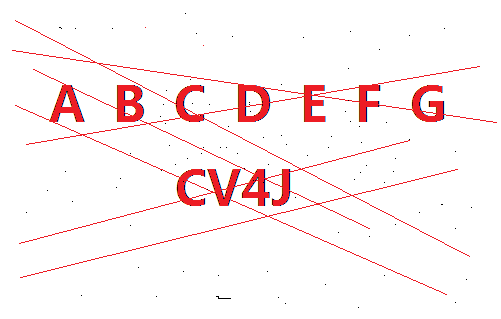
#> input picture chapter7/static/morph02.png, 501 x 319 px, found by its file name
$ python opening_closing.py
#> lines starting #> are read from the running program, lines starting #| are printed output that depends on the picture; after the words box and inside, x2 and y2 are one past the last pixel; in counts of white or black regions, pixels touching at a corner belong together
#> in main, src is the input picture: shape (319, 501, 3); mean B, G, R 242.9, 242.5, 252.7
"""
开操作：先腐蚀再膨胀，主要作用：去噪点，去掉小的干扰块
闭操作：先膨胀再腐蚀，主要作用：填充小的封闭区域
其他作用：水平或垂直直线提取、干扰线的去除

1.块的大小影响去噪的噪点大小(5, 5)
"""

import cv2 as cv

morph_img_path = r'.\static\morph.png'
morph01_img_path = r'.\static\morph01.png'
morph02_img_path = r'.\static\morph02.png'


# 开操作：去掉了图片的噪点
def open_demo(image):
    print(image.shape)
    gray = cv.cvtColor(image, cv.COLOR_BGR2GRAY)
    ret, binary = cv.threshold(gray, 0, 255, cv.THRESH_BINARY | cv.THRESH_OTSU)
    cv.imshow("binary", binary)
    # 块的大小影响去噪的噪点大小(5, 5)
    kernel = cv.getStructuringElement(cv.MORPH_ELLIPSE, (5, 5))
    binary = cv.morphologyEx(binary, cv.MORPH_OPEN, kernel)
    cv.imshow("open-result", binary)


# 闭操作：去掉了四边形里面的黑点
def close_demo(image):
    print(image.shape)
    gray = cv.cvtColor(image, cv.COLOR_BGR2GRAY)
    ret, binary = cv.threshold(gray, 0, 255, cv.THRESH_BINARY | cv.THRESH_OTSU)
    cv.imshow("binary", binary)
    kernel = cv.getStructuringElement(cv.MORPH_RECT, (15, 15))
    binary = cv.morphologyEx(binary, cv.MORPH_CLOSE, kernel)
    cv.imshow("close_demo", binary)


# 去掉水平或垂直的线
def remove_horizontal_line_demo(image):
    print(image.shape)
    gray = cv.cvtColor(image, cv.COLOR_BGR2GRAY)
    ret, binary = cv.threshold(gray, 0, 255, cv.THRESH_BINARY_INV | cv.THRESH_OTSU)
    cv.imshow("binary", binary)
    # kernel = cv.getStructuringElement(cv.MORPH_RECT, (1, 15))  # 去掉水平的线
    kernel = cv.getStructuringElement(cv.MORPH_RECT, (15, 1))  # 去掉垂直的线
    binary = cv.morphologyEx(binary, cv.MORPH_OPEN, kernel)
    cv.imshow("open-result", binary)


# 去掉水平或垂直的线
def remove_interference_line_demo(image):
    print(image.shape)
#| (319, 501, 3)
    gray = cv.cvtColor(image, cv.COLOR_BGR2GRAY)
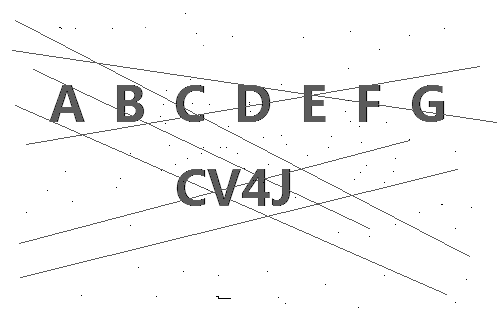
#> gray: shape (319, 501); min 0, max 255, mean 245.5
    ret, binary = cv.threshold(gray, 0, 255, cv.THRESH_BINARY_INV | cv.THRESH_OTSU)
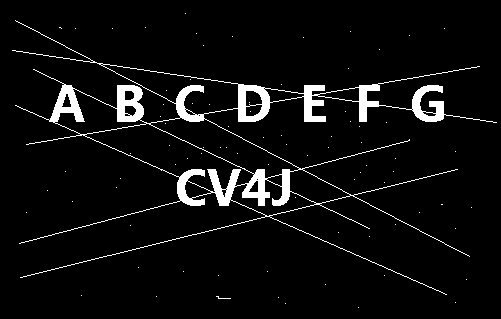
#> binary: shape (319, 501); 5.6% white; 83 white regions (82 under 20 px), largest, box (x1, y1, x2, y2) and area: (12, 20, 497, 295) 8796
#> ret = 166
    cv.imshow("binary", binary)
    kernel = cv.getStructuringElement(cv.MORPH_RECT, (3, 3))  # 去掉干扰的线
    binary = cv.morphologyEx(binary, cv.MORPH_OPEN, kernel)
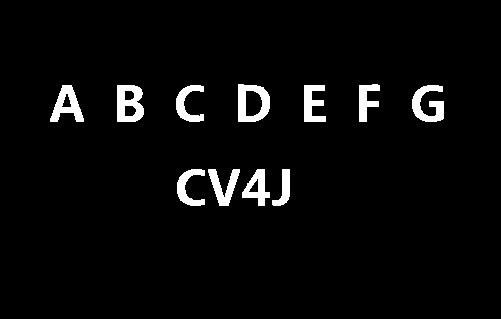
#> binary: shape (319, 501); 3.8% white; 11 white regions, largest, box (x1, y1, x2, y2) and area: (117, 85, 144, 122) 730, (238, 84, 270, 122) 728, (412, 85, 444, 122) 665
    cv.imshow("open-result", binary)


def main():
    # src = cv.imread(morph_img_path)
    # src = cv.imread(morph01_img_path)
    src = cv.imread(morph02_img_path)
    cv.namedWindow('img', cv.WINDOW_AUTOSIZE)
    cv.imshow('img', src)

    begin_time = cv.getTickCount()

    # open_demo(src)

    # close_demo(src)

    # remove_horizontal_line_demo(src)

    remove_interference_line_demo(src)

    end_time = cv.getTickCount()
    print('run time (s): %s' % ((end_time - begin_time) / cv.getTickFrequency()))

    cv.waitKey(0)
    cv.destroyAllWindows()


if __name__ == '__main__':
    main()

$ run again, with chapter7/static/7259.png copied over chapter7/static/morph02.png
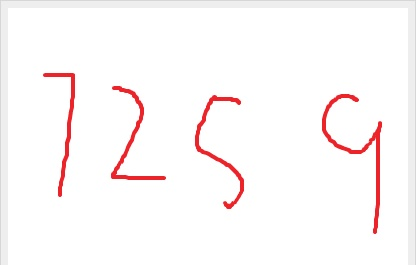
#> input picture chapter7/static/7259.png, 416 x 265 px, found by its file name
#> in main, src is the input picture: shape (265, 416, 3); mean B, G, R 247.7, 247.6, 252.5
#| (265, 416, 3)
#> in remove_interference_line_demo, `gray = cv.cvtColor(image, cv.COLOR_BGR2GRAY)`:
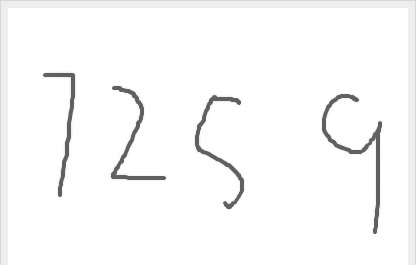
#> gray: shape (265, 416); min 89, max 255, mean 249.1
#> in remove_interference_line_demo, `ret, binary = cv.threshold(gray, 0, 255, cv.THRESH_BINARY_INV | cv.THR..`:
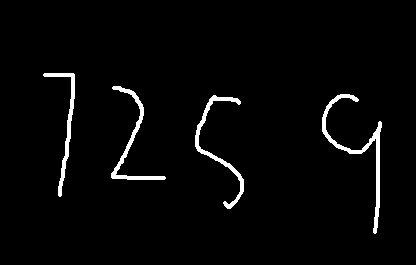
#> binary: shape (265, 416); 2.7% white; 4 white regions, box (x1, y1, x2, y2) and area: (322, 94, 382, 234) 976, (195, 95, 244, 209) 730, (111, 86, 166, 180) 682, (43, 73, 75, 197) 611
#> ret = 177
